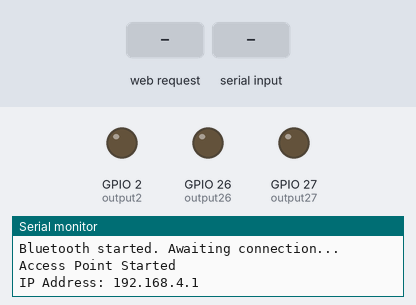
A program run on a simulated ESP32. Parts: output pins drawn as LEDs (lit = HIGH), the last lines printed to the serial monitor. Inputs (shaded band) come from the test bench. Nothing arrives over Bluetooth unless stated.

Above: at 1.2 s.
1.3 s: HTTP request GET /26/on received
At 2.2 s:
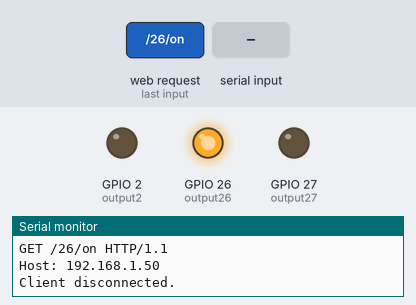
2.8 s: "27_ON\n" received over the second serial link
At 3.2 s:
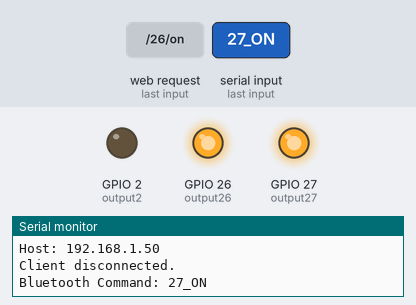
4.3 s: HTTP request GET /26/off received
At 5.5 s:
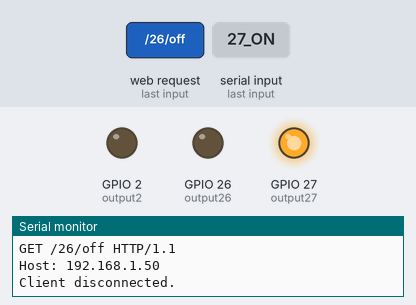
5.8 s: HTTP request GET /27/off received
At 6.8 s:
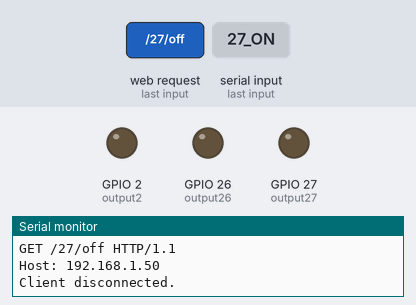
7.3 s: HTTP request GET /27/on received
At 8.0 s:
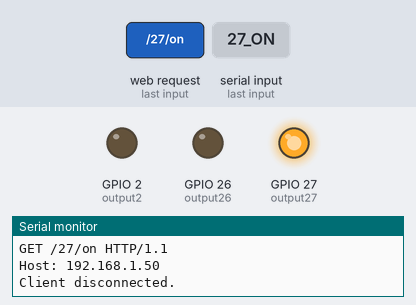
Timing chart, 0 to 10.3 s (numbered marks = the images above; inputs shaded):
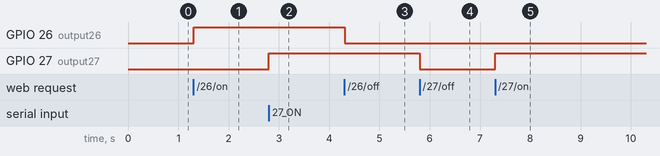

The program:

main.cpp
```cpp
#include <WiFi.h>
#include <BluetoothSerial.h>

// Wi-Fi Credentials
const char* ssid = "ESP32-AP";
const char* password = "12345678";

// Wi-Fi Server
WiFiServer server(80);
String header;

// Bluetooth Serial
BluetoothSerial SerialBT;

// GPIO States
String output26State = "off";
String output27State = "off";
String output2State = "off";

// GPIO Pins
const int output26 = 26;
const int output27 = 27;
const int output2 = 2;

// Timeout Variables
unsigned long currentTime = millis();
unsigned long previousTime = 0;
const long timeoutTime = 2000;

void setup() {
  // Initialize Serial Monitor
  Serial.begin(115200);

  // Initialize Bluetooth
  SerialBT.begin("ESP32_BT_Server"); // Set Bluetooth device name
  Serial.println("Bluetooth started. Awaiting connection...");

  // Initialize GPIO Pins
  pinMode(output2, OUTPUT);
  pinMode(output26, OUTPUT);
  pinMode(output27, OUTPUT);

  digitalWrite(output2, LOW);
  digitalWrite(output26, LOW);
  digitalWrite(output27, LOW);

  // Start Wi-Fi Access Point
  WiFi.softAP(ssid, password);
  Serial.println("Access Point Started");
  Serial.print("IP Address: ");
  Serial.println(WiFi.softAPIP());

  // Start Server
  server.begin();
}

void loop(){
  // Handle Wi-Fi Client
  WiFiClient client = server.available();
  if (client) {
    currentTime = millis();
    previousTime = currentTime;
    Serial.println("New Client.");
    String currentLine = "";
    while (client.connected() && currentTime - previousTime <= timeoutTime) {
      currentTime = millis();
      if (client.available()) {
        char c = client.read();
        Serial.write(c);
        header += c;
        if (c == '\n') {
          if (currentLine.length() == 0) {
            client.println("HTTP/1.1 200 OK");
            client.println("Content-type:text/html");
            client.println("Connection: close");
            client.println();
            // Handle Web Requests
            if (header.indexOf("GET /26/on") >= 0) {
              output26State = "on";
              digitalWrite(output26, HIGH);
            } else if (header.indexOf("GET /26/off") >= 0) {
              output26State = "off";
              digitalWrite(output26, LOW);
            } else if (header.indexOf("GET /27/on") >= 0) {
              output27State = "on";
              digitalWrite(output27, HIGH);
            } else if (header.indexOf("GET /27/off") >= 0) {
              output27State = "off";
              digitalWrite(output27, LOW);
            }
            // Send HTML Response
            client.println("<!DOCTYPE html><html>");
            client.println("<head><meta name=\"viewport\" content=\"width=device-width, initial-scale=1\">");
            client.println("<style>html { font-family: Helvetica; text-align: center;}");
            client.println(".button { background-color: #4CAF50; border: none; color: white; padding: 16px 40px; text-decoration: none; font-size: 30px; cursor: pointer;}");
            client.println(".button2 {background-color: #555555;}</style></head>");
            client.println("<body><h1>ESP32 Web Server</h1>");
            client.println("<p>GPIO 26 - State " + output26State + "</p>");
            if (output26State=="off") {
              client.println("<p><a href=\"/26/on\"><button class=\"button\">ON</button></a></p>");
            } else {
              client.println("<p><a href=\"/26/off\"><button class=\"button button2\">OFF</button></a></p>");
            }
            client.println("<p>GPIO 27 - State " + output27State + "</p>");
            if (output27State=="off") {
              client.println("<p><a href=\"/27/on\"><button class=\"button\">ON</button></a></p>");
            } else {
              client.println("<p><a href=\"/27/off\"><button class=\"button button2\">OFF</button></a></p>");
            }
            client.println("</body></html>");
            client.println();
            break;
          } else {
            currentLine = "";
          }
        } else if (c != '\r') {
          currentLine += c;
        }
      }
    }
    header = "";
    client.stop();
    Serial.println("Client disconnected.");
  }

  // Handle Bluetooth Commands
  if (SerialBT.available())
  {
    String btCommand = SerialBT.readStringUntil('\n');
    btCommand.trim(); // Remove trailing newline or spaces
    Serial.println("Bluetooth Command: " + btCommand);

    if (btCommand == "26_ON")
    {
      output26State = "on";
      digitalWrite(output26, HIGH);
      SerialBT.println("GPIO 26 turned ON");
    }
    else if (btCommand == "26_OFF")
    {
      output26State = "off";
      digitalWrite(output26, LOW);
      SerialBT.println("GPIO 26 turned OFF");
    }
    else if (btCommand == "27_ON")
    {
      output27State = "on";
      digitalWrite(output27, HIGH);
      SerialBT.println("GPIO 27 turned ON");
    }
    else if (btCommand == "27_OFF")
    {
      output27State = "off";
      digitalWrite(output27, LOW);
      SerialBT.println("GPIO 27 turned OFF");
    }
    else if (btCommand == "2_ON")
    { // Control for GPIO2
      digitalWrite(output2, HIGH);
      SerialBT.println("GPIO 2 turned ON");
    }
    else if (btCommand == "2_OFF")
    { // Control for GPIO2
      digitalWrite(output2, LOW);
      SerialBT.println("GPIO 2 turned OFF");
    }
    else
    {
      SerialBT.println("Unknown Command");
    }
  }
}
```

Measured:
- after the input at 1.3 s, GPIO 26 (output26): LOW → HIGH at once
- after the input at 2.8 s, GPIO 27 (output27): LOW → HIGH at once
- after the input at 4.3 s, GPIO 26 (output26): HIGH → LOW at once
- after the input at 5.8 s, GPIO 27 (output27): HIGH → LOW at once
- after the input at 7.3 s, GPIO 27 (output27): LOW → HIGH at once
